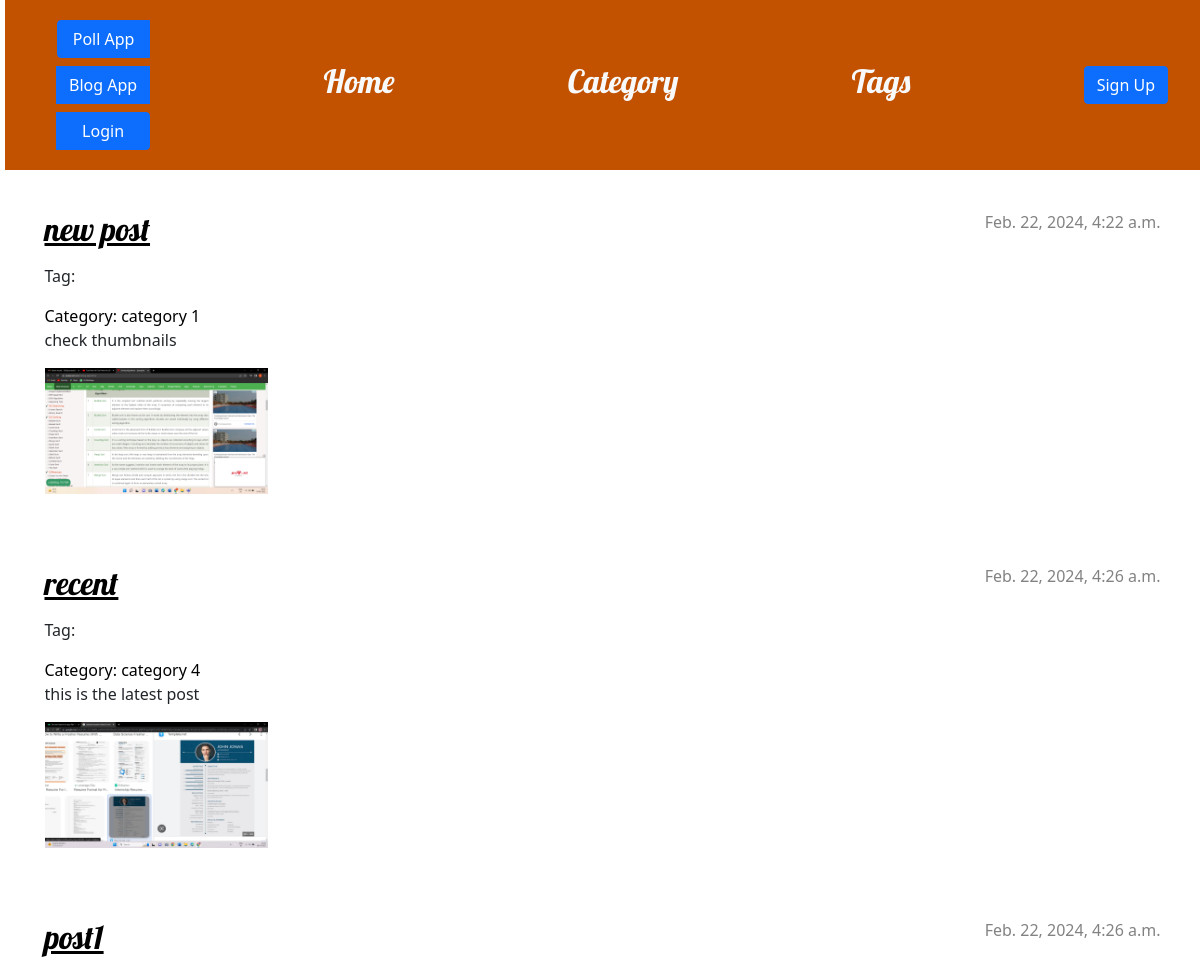
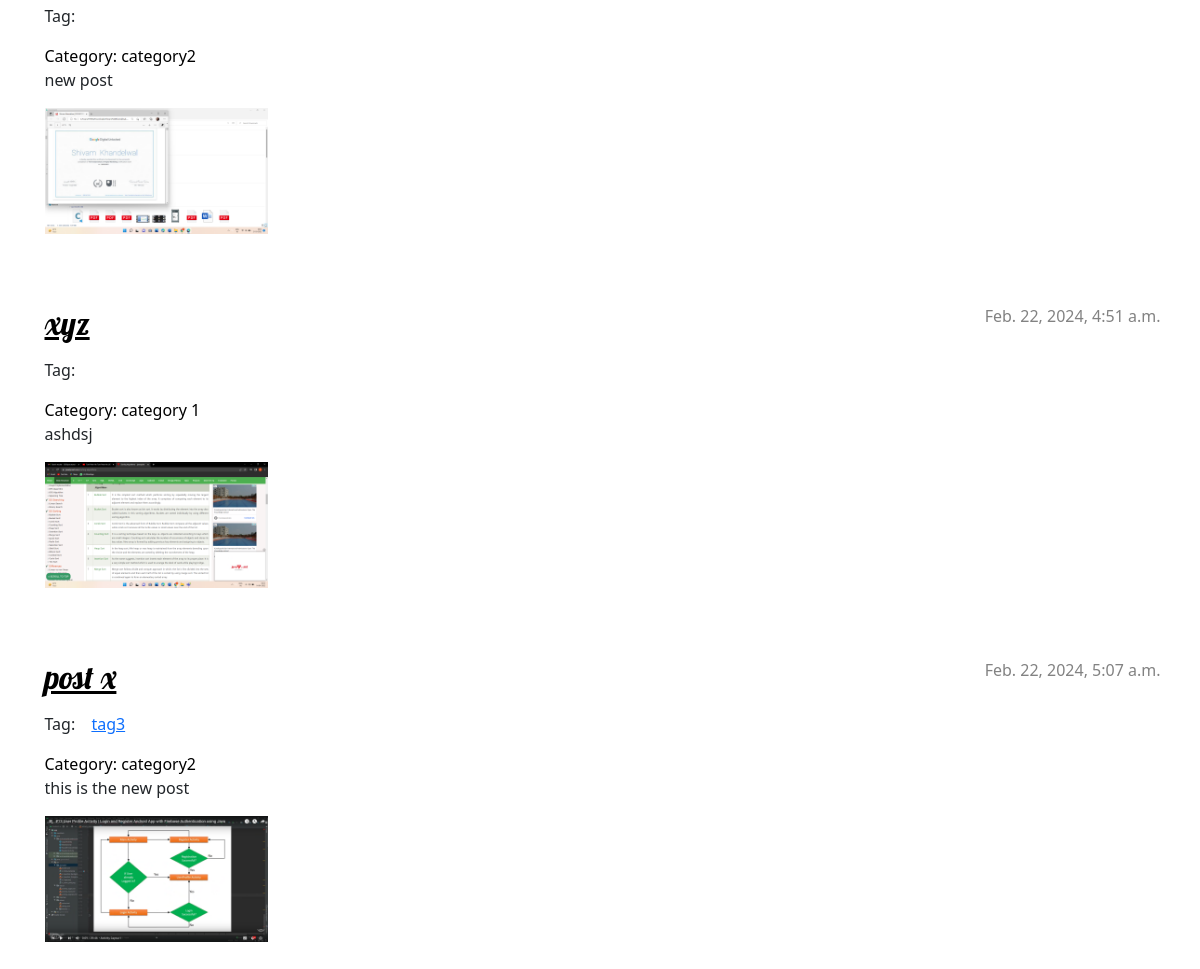
/, run on an earlier commit of the app's database (2 pictures, top to bottom).
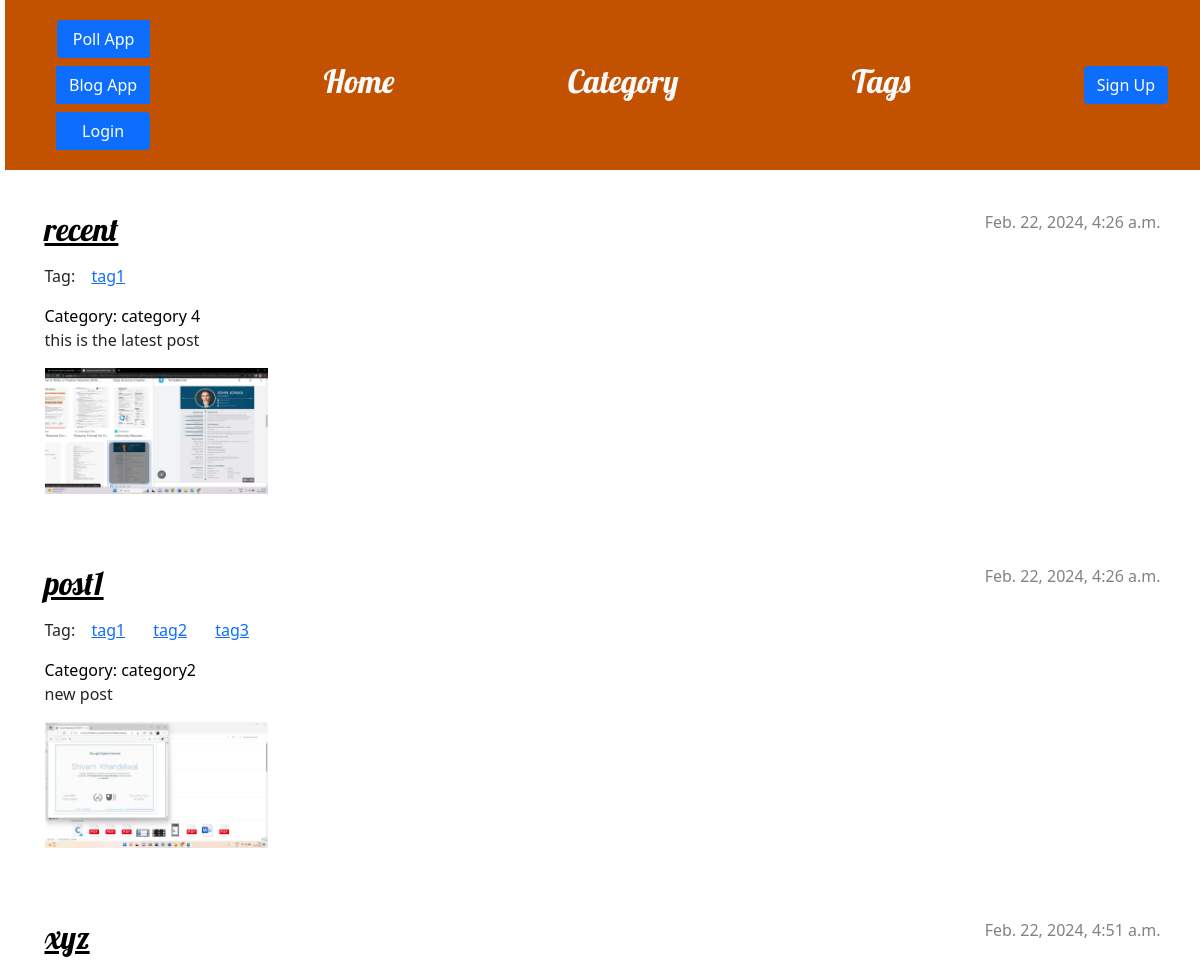
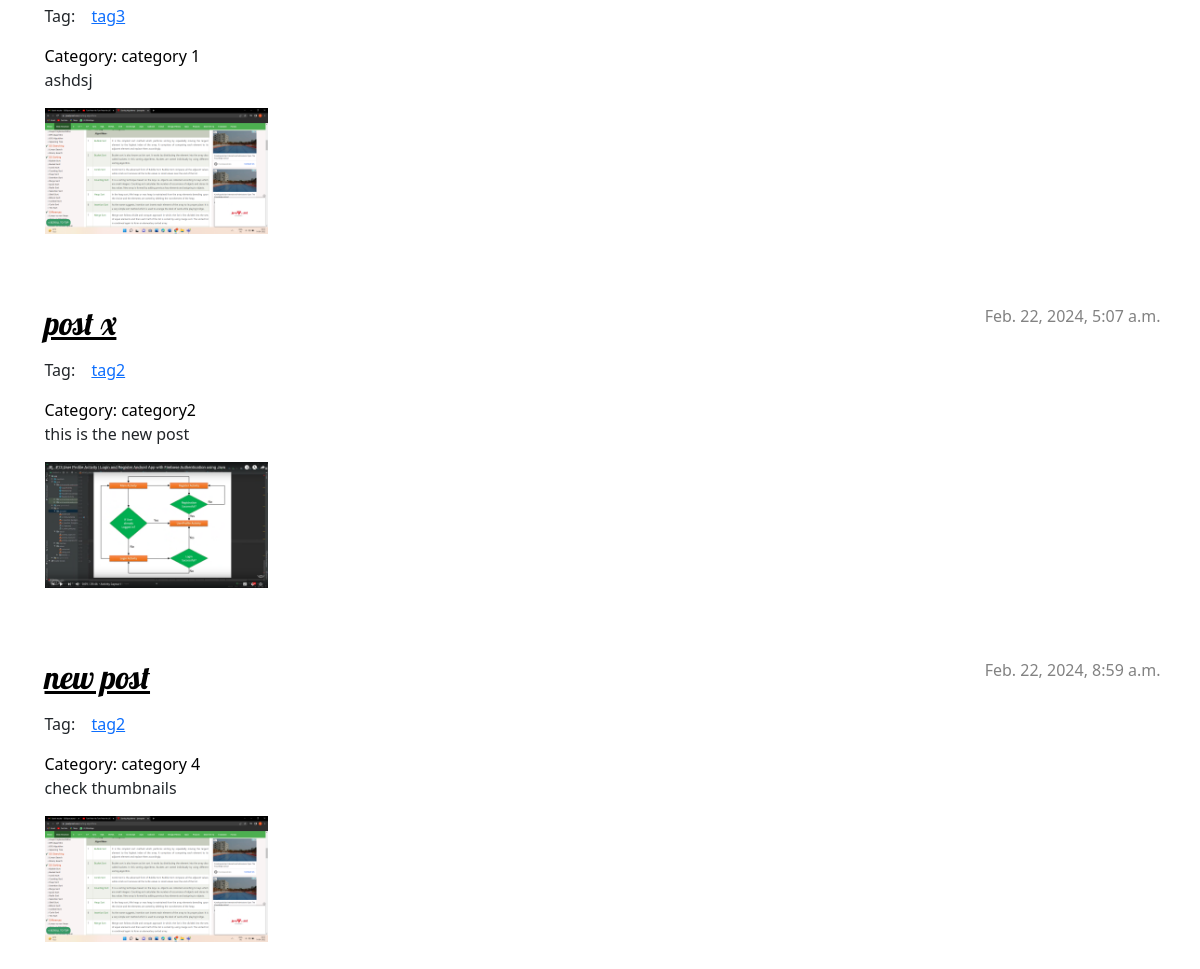
And on a later commit of the database (2 pictures, top to bottom).
### blog/models.py (models this page shows, shortened)
class Post(models.Model):
    category = models.ForeignKey(Category, on_delete=models.SET_NULL,blank=True, null=True,)
    author = models.ForeignKey(settings.AUTH_USER_MODEL, on_delete=models.CASCADE)
    title = models.CharField(max_length=200)
    slug = AutoSlugField(populate_from ='title' , unique = True, null = True , default=None )
    text = models.TextField()
    created_date = models.DateTimeField(default=timezone.now)
    published_date = models.DateTimeField(blank=True, null=True)
    thumbnails = models.ImageField(upload_to='thumbnails/', default=None)
    featured_image = models.ImageField(upload_to='uploads/', default= None)
    tags = models.ManyToManyField(Tag)

class Category(models.Model):
    title = models.CharField(max_length=100, unique= True)
    slug = AutoSlugField(populate_from="title", unique=True)

class Tag(models.Model):
    title= models.CharField(max_length=100,unique=True)
    slug = AutoSlugField(populate_from="title", unique=True, null = True , default=None)

### blog/views.py (the view)
# urls.py: path('', views.post_list, name='post_list'),
def post_list(request):
    posts = Post.objects.filter(published_date__lte=timezone.now()).order_by('published_date')
    return render(request,'blog/post_list.html',{'posts' : posts })

### blog/templates/blog/post_list.html (shortened to what this page needs)
{% extends 'blog/base.html' %}
{% load static %}
{% block content %}
{% for post in posts %}
    <article class="post">
        <time class="date">
            {{ post.published_date }}
        </time>
        <h2><a href="{% url 'blog:post_detail' slug=post.slug %}">{{ post.title }}</a></h2>
        <div class="mb-3 mt-3">
            Tag:
            {% for tag in post.tags.all %}
                <a class="tag mx-1 p-2" href="{%url 'blog:tag_post' tag_title=tag.title %}"><span>{{ tag.title}}</span></a>
            {% endfor %}
        </div>
        {% if post.category.title %}
            <a class="text-decoration-none text-black mb-3"
                href="{% url 'blog:cat_post' category_slug=post.category.title %}">
                <p class="card-text text-decoration-none">Category: {{ post.category.title }}</p>
            </a>
        {% endif %}
        <p class ="overflow-limit">{{ post.text|linebreaksbr }}</p>
        {% if post.thumbnails %}
            <img src = "{{ post.thumbnails.url }}" alt="{{post.thumbnails}}" width= "20%" height="20%">
        {% endif %}
    </article>
{% endfor %}
{% endblock %}

What changed in the data, as far as the page shows it:
changed Post "recent": gains Tag (title "tag1")
changed Post "post1": gains Tag (title "tag1"); gains Tag (title "tag2"); gains Tag (title "tag3")
changed Post "xyz": gains Tag (title "tag3")
changed Post "post x": gains Tag (title "tag2"); loses Tag (title "tag3")
changed Post "check thumbnails": gains Tag (title "tag2"); published_date "Feb. 22, 2024, 4:22 a.m." → "Feb. 22, 2024, 8:59 a.m."; category "category 1" → "category 4"; moves down the list
